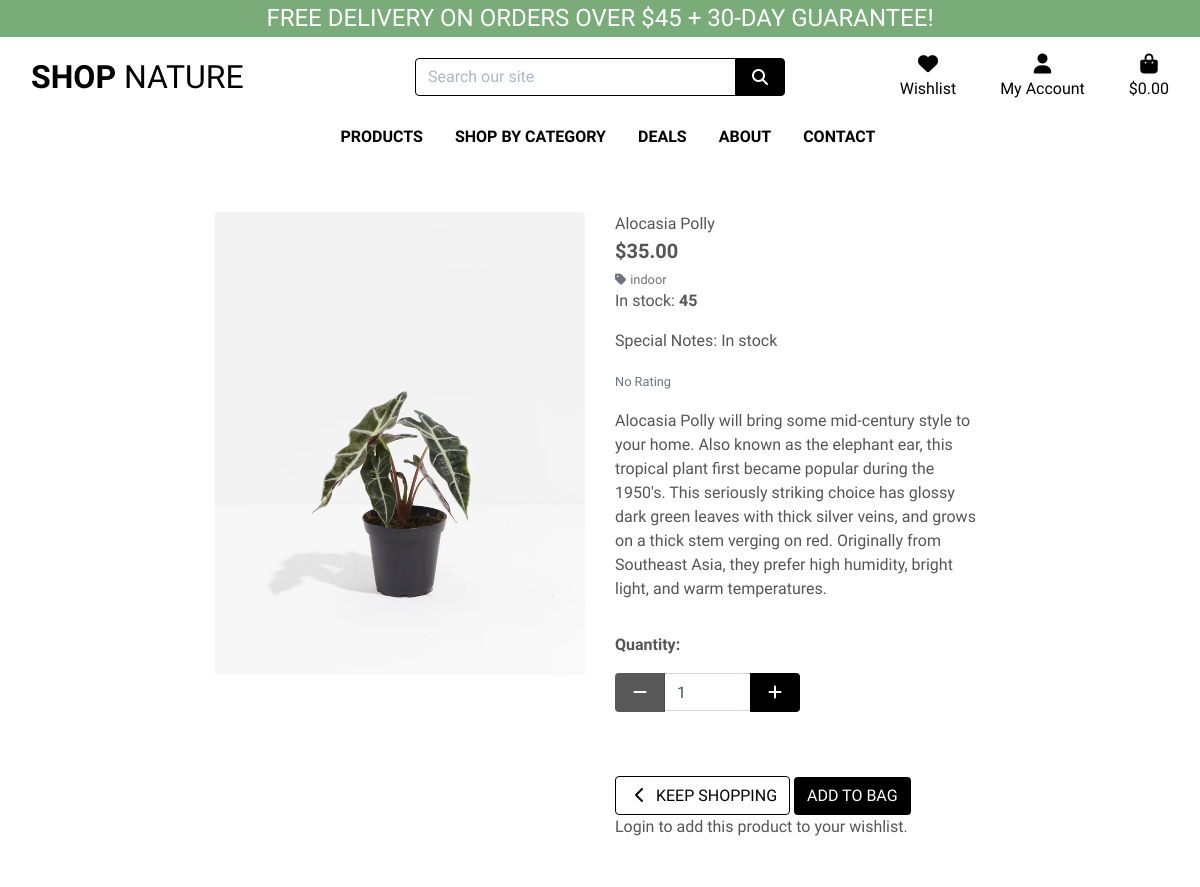
The page /products/1/ on the database as committed earlier.
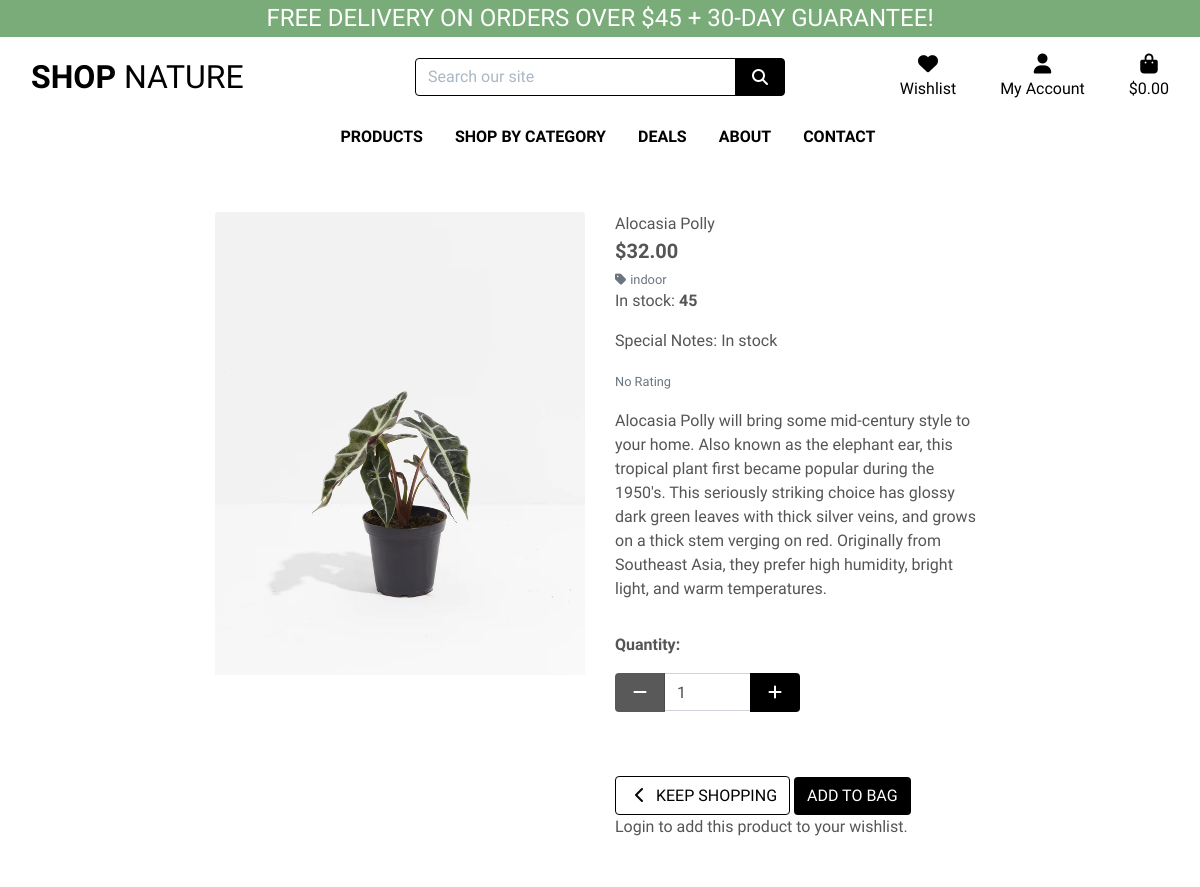
The same page on the database as committed later.
### products/models.py (models this page shows, shortened)
class Product(models.Model):
    category = models.ForeignKey(
        'Category', null=True, blank=True, on_delete=models.CASCADE)
    sku = models.CharField(max_length=254, null=True, blank=True)
    name = models.CharField(max_length=254)
    description = models.TextField()
    price = models.DecimalField(max_digits=6, decimal_places=2)
    rating = models.DecimalField(
        max_digits=6, decimal_places=2, null=True, blank=True)
    image = models.ImageField(null=True, blank=True)
    alt = models.CharField(
        max_length=300,
        null=True,
        blank=True,
        unique=False,
        verbose_name='Alt text',
        help_text='format: required, max_length=300'
    )
    is_petfriendly = models.BooleanField()

class Category(models.Model):
    class Meta:
        verbose_name_plural = 'Categories'
    name = models.CharField(max_length=254)
    friendly_name = models.CharField(
        max_length=254, null=True, blank=True)

### products/views.py (the view)
# urls.py: path('<int:product_id>/', views.product_detail, name='product_detail'),
def product_detail(request, product_id):
    product = get_object_or_404(Product, pk=product_id)
    context = {
        'product': product,
    }
    return render(request, 'products/product_detail.html', context)

### cart/contexts.py (called while the page is built, shortened)
def cart_contents(request):
    cart_items = []
    total = 0
    product_count = 0
    cart = request.session.get('cart', {})
    if total < settings.FREE_DELIVERY_THRESHOLD:
        delivery = total * Decimal(settings.STANDARD_DELIVERY_PERCENTAGE / 100)
        free_delivery_delta = settings.FREE_DELIVERY_THRESHOLD - total
    else:
        delivery = 0
        free_delivery_delta = 0
    grand_total = delivery + total
    context = {
        'cart_items': cart_items,
        'total': total,
        'product_count': product_count,
        'delivery': delivery,
        'free_delivery_delta': free_delivery_delta,
        'free_delivery_threshold': settings.FREE_DELIVERY_THRESHOLD,
        'grand_total': grand_total,
    }
    return context

### products/templates/products/product_detail.html (shortened to what the changed rows need)
{% extends "base.html" %}
{% load static %}
{% block content %}
<div class="container-fluid">
    <div class="row">
        <div class="col-12 col-md-6 col-lg-4 offset-lg-2">
            <div class="image-container my-5">
                {% if product.image %}
                <a href="{{ product.image.url }}" target="_blank">
                    <img class="card-img-top img-fluid" src="{{ product.image.url }}" alt="{{ product.name }}">
                </a>
                {% else %}
                <a href="">
                    <img class="card-img-top img-fluid" src="{{ MEDIA_URL }}" alt="{{ product.name }}">
                </a>
                {% endif %}
            </div>
        </div>
        <div class="col-12 col-md-6 col-lg-4">
            <div class="product-details-container mb-5 mt-md-5">
                <p class="mb-0">{{ product.name }}</p>
                <p class="lead mb-0 text-left font-weight-bold">${{ product.price }}</p>
                {% if product.category %}
                <p class="small mt-1 mb-0">
                    <a class="text-muted" href="{% url 'products' %}?category={{ product.category.name }}">
                        <i class="fas fa-tag mr-1"></i>{{ product.category.friendly_name }}
                    </a>
                </p>
                {% endif %}
                {% for stock in product.stock_set.all %}
                {% if stock.quantity > 0 %}
                <p>In stock: <strong>{{ stock.quantity }}</strong></p>
                {% else %}
                <p>Coming soon</p>
                {% endif %}
                <p>Special Notes: {{ stock.special_notes }}</p>
                {% endfor %}
                {% if product.rating %}
                <small class="text-muted"><i class="fas fa-star mr-1"></i>{{ product.rating }} / 5</small>
                {% else %}
                <small class="text-muted">No Rating</small>
                {% endif %}
                <p class="mt-3">{{ product.description }}</p>
            <form class="form" action="{% url  'add_to_cart' product.id %}" method="POST">
                <div class="form-row">
                    <div class="col-12">
                        <div class="form-group w-50">
                            <div class="input-group">
                                <div class="input-group-prepend">
                                    <button class="decrement-qty btn btn-black rounded-2"
                                        data-item_id="{{ product.id }}" id="decrement-qty_{{ product.id }}">
                                    </button>
                                </div>
                                <input class="rounded-2 form-control qty_input" type="number" name="quantity" value="1"
                                    min="1" max="99" data-item_id="{{ product.id }}" id="id_qty_{{ product.id }}">
                                <div class="input-group-append">
                                    <button class="increment-qty btn btn-black rounded-2"
                                        data-item_id="{{ product.id }}" id="increment-qty_{{ product.id }}">
                                    </button>
                                </div>
                            </div>
                        </div>
                    </div>
                </div>
            </form>
            {% if user.is_authenticated %}
            <form method="post" action="{% url 'add_to_wishlist' product.id %}">
                {% csrf_token %}
                <button type="submit">Add to Wishlist</button>
            </form>
            {% else %}
            <p>Login to add this product to your wishlist.</p>
            {% endif %}
        </div>
    </div>
</div>
</div>
{% endblock %}

Rows that differ between the two databases and show on the page:
changed Product "Alocasia Polly": price "35.00" → "32.00"
